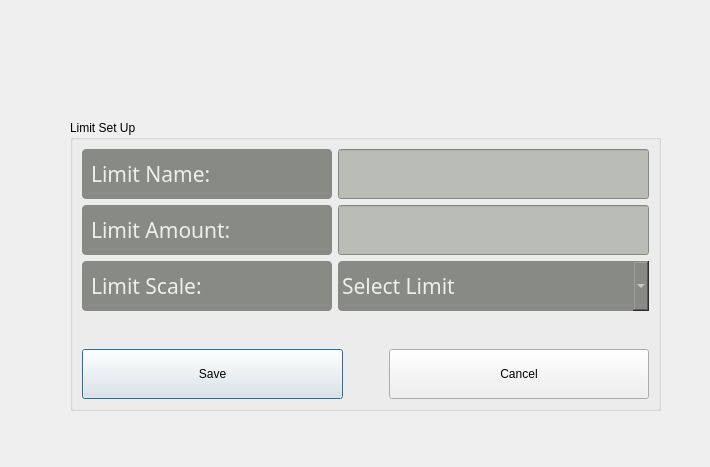
<?xml version="1.0" encoding="UTF-8"?>
<ui version="4.0">
 <class>BusinessLimits</class>
 <widget class="QDialog" name="BusinessLimits">
  <property name="geometry">
   <rect>
    <x>0</x>
    <y>0</y>
    <width>710</width>
    <height>467</height>
   </rect>
  </property>
  <property name="windowTitle">
   <string>Dialog</string>
  </property>
  <widget class="QLabel" name="label_2">
   <property name="geometry">
    <rect>
     <x>-10</x>
     <y>-10</y>
     <width>711</width>
     <height>471</height>
    </rect>
   </property>
   <property name="styleSheet">
    <string notr="true">border-image: url(:/resources/background/picklit.jpg);</string>
   </property>
   <property name="text">
    <string/>
   </property>
  </widget>
  <widget class="QLabel" name="label">
   <property name="geometry">
    <rect>
     <x>20</x>
     <y>30</y>
     <width>101</width>
     <height>101</height>
    </rect>
   </property>
   <property name="styleSheet">
    <string notr="true">border-image: url(:/resources/icons/Logo2.png);</string>
   </property>
   <property name="text">
    <string/>
   </property>
  </widget>
  <widget class="QGroupBox" name="groupBox">
   <property name="geometry">
    <rect>
     <x>70</x>
     <y>120</y>
     <width>591</width>
     <height>291</height>
    </rect>
   </property>
   <property name="title">
    <string>Limit Set Up</string>
   </property>
   <layout class="QGridLayout" name="gridLayout">
    <item row="0" column="0">
     <layout class="QHBoxLayout" name="horizontalLayout_4">
      <item>
       <layout class="QFormLayout" name="formLayout">
        <item row="0" column="0">
         <widget class="QLabel" name="label_3">
          <property name="minimumSize">
           <size>
            <width>250</width>
            <height>50</height>
           </size>
          </property>
          <property name="font">
           <font>
            <family>Waree</family>
            <pointsize>16</pointsize>
            <weight>50</weight>
            <bold>false</bold>
           </font>
          </property>
          <property name="styleSheet">
           <string notr="true">background-color: rgb(136, 138, 133);
color: rgb(238, 238, 236);
border-radius:4px;
padding:4px;</string>
          </property>
          <property name="frameShape">
           <enum>QFrame::Panel</enum>
          </property>
          <property name="frameShadow">
           <enum>QFrame::Raised</enum>
          </property>
          <property name="text">
           <string>Limit Name:</string>
          </property>
         </widget>
        </item>
        <item row="2" column="0">
         <widget class="QLabel" name="label_4">
          <property name="minimumSize">
           <size>
            <width>250</width>
            <height>50</height>
           </size>
          </property>
          <property name="font">
           <font>
            <family>Waree</family>
            <pointsize>16</pointsize>
            <weight>50</weight>
            <bold>false</bold>
           </font>
          </property>
          <property name="styleSheet">
           <string notr="true">background-color: rgb(136, 138, 133);
color: rgb(238, 238, 236);
border-radius:4px;
padding:4px;</string>
          </property>
          <property name="frameShape">
           <enum>QFrame::Panel</enum>
          </property>
          <property name="frameShadow">
           <enum>QFrame::Raised</enum>
          </property>
          <property name="text">
           <string>Limit Amount:</string>
          </property>
         </widget>
        </item>
        <item row="2" column="1">
         <widget class="QLineEdit" name="leLimitAmount">
          <property name="minimumSize">
           <size>
            <width>0</width>
            <height>50</height>
           </size>
          </property>
          <property name="font">
           <font>
            <family>DejaVu Sans</family>
            <pointsize>16</pointsize>
            <weight>75</weight>
            <bold>true</bold>
           </font>
          </property>
          <property name="styleSheet">
           <string notr="true">background-color: rgb(186, 189, 182);
color: rgb(0, 0, 0);
</string>
          </property>
         </widget>
        </item>
        <item row="4" column="1">
         <widget class="QComboBox" name="cbLimitScale">
          <property name="minimumSize">
           <size>
            <width>250</width>
            <height>50</height>
           </size>
          </property>
          <property name="font">
           <font>
            <family>Waree</family>
            <pointsize>16</pointsize>
            <weight>50</weight>
            <bold>false</bold>
           </font>
          </property>
          <property name="styleSheet">
           <string notr="true">background-color: rgb(136, 138, 133);
color: rgb(238, 238, 236);
border-radius:4px;
padding:4px;</string>
          </property>
          <item>
           <property name="text">
            <string>Select Limit</string>
           </property>
          </item>
          <item>
           <property name="text">
            <string>Upper</string>
           </property>
          </item>
          <item>
           <property name="text">
            <string>Lower</string>
           </property>
          </item>
         </widget>
        </item>
        <item row="4" column="0">
         <widget class="QLabel" name="label_5">
          <property name="minimumSize">
           <size>
            <width>250</width>
            <height>50</height>
           </size>
          </property>
          <property name="font">
           <font>
            <family>Waree</family>
            <pointsize>16</pointsize>
            <weight>50</weight>
            <bold>false</bold>
           </font>
          </property>
          <property name="styleSheet">
           <string notr="true">background-color: rgb(136, 138, 133);
color: rgb(238, 238, 236);
border-radius:4px;
padding:4px;</string>
          </property>
          <property name="frameShape">
           <enum>QFrame::Panel</enum>
          </property>
          <property name="frameShadow">
           <enum>QFrame::Raised</enum>
          </property>
          <property name="text">
           <string>Limit Scale:</string>
          </property>
         </widget>
        </item>
        <item row="0" column="1">
         <widget class="QLineEdit" name="leLimitName">
          <property name="minimumSize">
           <size>
            <width>0</width>
            <height>50</height>
           </size>
          </property>
          <property name="font">
           <font>
            <family>DejaVu Sans</family>
            <pointsize>16</pointsize>
            <weight>75</weight>
            <bold>true</bold>
           </font>
          </property>
          <property name="styleSheet">
           <string notr="true">background-color: rgb(186, 189, 182);
color: rgb(0, 0, 0);
</string>
          </property>
         </widget>
        </item>
       </layout>
      </item>
     </layout>
    </item>
    <item row="1" column="0">
     <layout class="QHBoxLayout" name="horizontalLayout">
      <item>
       <widget class="QPushButton" name="btnSave">
        <property name="minimumSize">
         <size>
          <width>0</width>
          <height>50</height>
         </size>
        </property>
        <property name="text">
         <string>Save</string>
        </property>
        <property name="icon">
         <iconset resource="resources.qrc">
          <normaloff>:/resources/new_icons_2/icons8-ok-96.png</normaloff>:/resources/new_icons_2/icons8-ok-96.png</iconset>
        </property>
        <property name="iconSize">
         <size>
          <width>32</width>
          <height>32</height>
         </size>
        </property>
       </widget>
      </item>
      <item>
       <spacer name="horizontalSpacer">
        <property name="orientation">
         <enum>Qt::Horizontal</enum>
        </property>
        <property name="sizeType">
         <enum>QSizePolicy::Fixed</enum>
        </property>
        <property name="sizeHint" stdset="0">
         <size>
          <width>40</width>
          <height>20</height>
         </size>
        </property>
       </spacer>
      </item>
      <item>
       <widget class="QPushButton" name="btnCancel">
        <property name="minimumSize">
         <size>
          <width>0</width>
          <height>50</height>
         </size>
        </property>
        <property name="text">
         <string>Cancel</string>
        </property>
        <property name="icon">
         <iconset resource="resources.qrc">
          <normaloff>:/resources/newIcons/missed-calls-icon.png</normaloff>:/resources/newIcons/missed-calls-icon.png</iconset>
        </property>
        <property name="iconSize">
         <size>
          <width>32</width>
          <height>32</height>
         </size>
        </property>
       </widget>
      </item>
     </layout>
    </item>
   </layout>
  </widget>
 </widget>
 <resources>
  <include location="resources.qrc"/>
 </resources>
 <connections/>
</ui>
